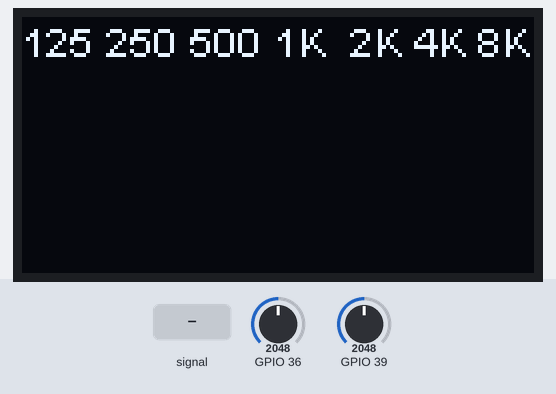
Simulated run of this sketch. Board: ESP32. On the bench: 128×64 one-colour display. The test bench sets the inputs (shaded band); at power-on: GPIO 36 = 2048, GPIO 39 = 2048. What the sketch prints to the serial monitor is not drawn.

Above: at 1.2 s.
1.3 s: GPIO 36 fed a 2 Hz sine of ±1228 counts around its level
At 2.28 s:
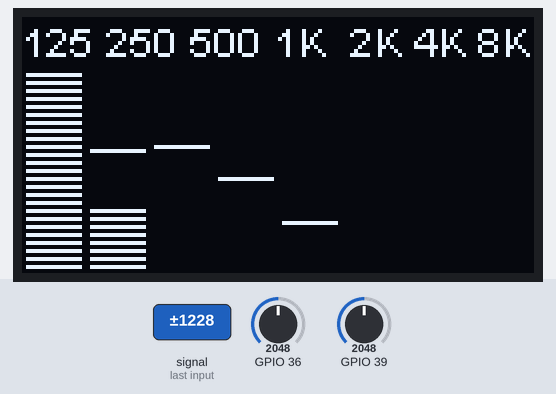
3.5 s: GPIO 36 set to 1460
At 5.0 s:
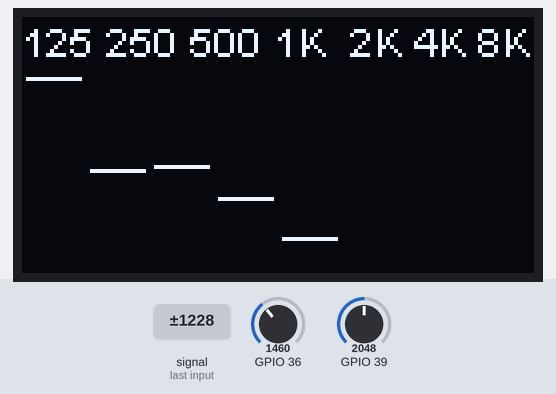
5.7 s: GPIO 39 set to 2866
At 6.9 s:
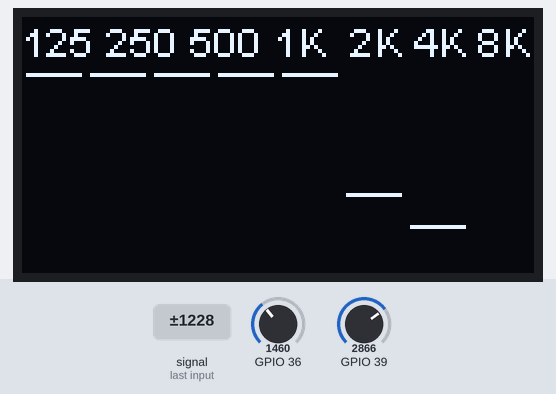
7.9 s: GPIO 39 fed a 200 Hz sine of ±327 counts around its level
At 8.9 s:
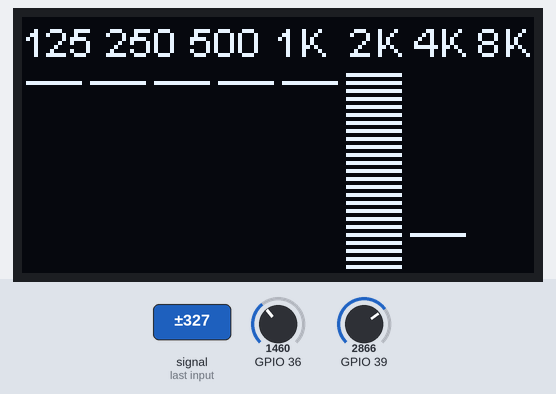
10.0 s: GPIO 36 set to 1540
At 12.0 s:
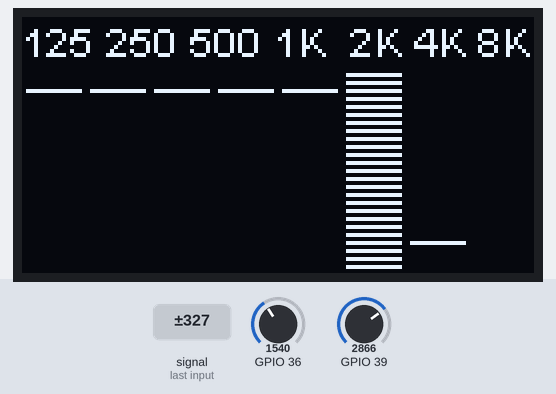
12.1 s: GPIO 36 fed a 200 Hz sine of ±327 counts around its level
At 12.57 s:
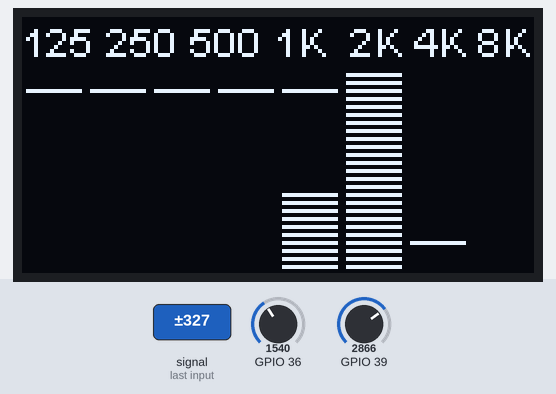
Timing chart, 0 to 15.1 s (numbered marks = the images above; inputs shaded):
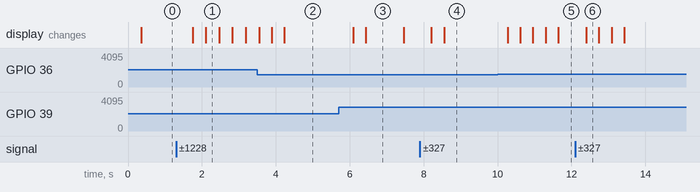

Measured:
- after the input at 1.3 s, the display: first changes after 0.46 s (image 1 shows a later state)
- after the input at 5.7 s, the display: first changes after 0.40 s (image 3 shows a later state)
- what the display in image 3 shows lasts 1.1 s, from 6.4 s to 7.5 s

The sketch:

ESP32_Stereo_Spectrum_Display_01.ino
```cpp
// (licence header left out)
#include <Wire.h>
#include "arduinoFFT.h" // Standard Arduino FFT library https://github.com/kosme/arduinoFFT
arduinoFFT FFT = arduinoFFT();
/////////////////////////////////////////////////////////////////////////
// Comment out the display your NOT using e.g. if you have a 1.3" display comment out the SSD1306 library and object
#include "SH1106.h"     // https://github.com/squix78/esp8266-oled-ssd1306
SH1106 display(0x3c, 17,16); // 1.3" OLED display object definition (address, SDA, SCL) Connect OLED SDA , SCL pins to ESP SDA, SCL pins

//#include "SSD1306.h"  // https://github.com/squix78/esp8266-oled-ssd1306
//SSD1306 display(0x3c, 16,17);  // 0.96" OLED display object definition (address, SDA, SCL) Connect OLED SDA , SCL pins to ESP SDA, SCL pins
/////////////////////////////////////////////////////////////////////////
//#include "font.h" // The font.h file must be in the same folder as this sketch
/////////////////////////////////////////////////////////////////////////
#define SAMPLES 1024             // Must be a power of 2
#define SAMPLING_FREQUENCY 40000 // Hz, must be 40000 or less due to ADC conversion time. Determines maximum frequency that can be analysed by the FFT Fmax=sampleF/2.
#define amplitude 150            // Depending on your audio source level, you may need to increase this value
#define Left  true
#define Right false

unsigned int sampling_period_us;
unsigned long microseconds;
byte Lpeak[] = {0,0,0,0,0,0,0,0};
byte Rpeak[] = {0,0,0,0,0,0,0,0};

double LvReal[SAMPLES];
double LvImag[SAMPLES];

double RvReal[SAMPLES];
double RvImag[SAMPLES];

unsigned long newTime, oldTime;

/////////////////////////////////////////////////////////////////////////
void setup() {
  Serial.begin(115200);
  Wire.begin(17,16); // SDA, SCL
  display.init();
//  display.setFont(Dialog_plain_8);
  //display.setFont(ArialMT_Plain_10);
  display.flipScreenVertically(); // Adjust to suit or remove
  sampling_period_us = round(1000000 * (1.0 / SAMPLING_FREQUENCY));
}

void loop() {
  display.clear();
  display.drawString(0,0,"125 250 500 1K  2K 4K 8K 16K");
  for (int i = 0; i < SAMPLES; i++) {
    newTime = micros();
    //VP input = Left, VN = Right
    LvReal[i] = analogRead(36); // Using Arduino ADC nomenclature. A conversion takes about 1uS on an ESP32
    LvImag[i] = 0;
    RvReal[i] = analogRead(39); // Using Arduino ADC nomenclature. A conversion takes about 1uS on an ESP32
    RvImag[i] = 0;
    while ((micros() - newTime) < sampling_period_us) { /* do nothing to wait */ }
  }
  FFT.Windowing(LvReal, SAMPLES, FFT_WIN_TYP_HAMMING, FFT_FORWARD);
  FFT.Compute(LvReal, LvImag, SAMPLES, FFT_FORWARD);
  FFT.ComplexToMagnitude(LvReal, LvImag, SAMPLES);

  FFT.Windowing(RvReal, SAMPLES, FFT_WIN_TYP_HAMMING, FFT_FORWARD);
  FFT.Compute(RvReal, RvImag, SAMPLES, FFT_FORWARD);
  FFT.ComplexToMagnitude(RvReal, RvImag, SAMPLES);

  for (int i = 2; i < (SAMPLES/2); i++){ // Don't use sample 0 and only the first SAMPLES/2 are usable.
    // Each array element represents a frequency and its value, is the amplitude. Note the frequencies are not discrete.
    if (LvReal[i] > 1500 || RvReal[i] > 1500) { // Add a crude noise filter, 10 x amplitude or more
      if (i<=2 ) {
        displayBand(Left,0,(int)LvReal[i]);  // 125Hz
        displayBand(Right,0,(int)RvReal[i]); // 125Hz
      }
      if (i >2   && i<=4 ) {
        displayBand(Left,1,(int)LvReal[i]);  // 250Hz
        displayBand(Right,1,(int)RvReal[i]); // 250Hz
      }
      if (i >4   && i<=7 ) {
        displayBand(Left,2,(int)LvReal[i]);  // 500Hz
        displayBand(Right,2,(int)RvReal[i]); // 500Hz
      }
      if (i >7   && i<=15 ) {
        displayBand(Left,3,(int)LvReal[i]);  // 1000Hz
        displayBand(Right,3,(int)RvReal[i]); // 1000Hz
      }
      if (i >15  && i<=40 ) {
        displayBand(Left,4,(int)LvReal[i]);  // 2000Hz
        displayBand(Right,4,(int)RvReal[i]); // 2000Hz
      }
      if (i >40  && i<=70 ) {
        displayBand(Left,5,(int)LvReal[i]);  // 4000Hz
        displayBand(Right,5,(int)RvReal[i]); // 4000Hz
      }
      if (i >70  && i<=288 ) {
        displayBand(Left,6,(int)LvReal[i]);  // 8000Hz
        displayBand(Right,6,(int)RvReal[i]); // 8000Hz
      }
      if (i >288           ) {
        displayBand(Left,7,(int)LvReal[i]);  // 16000Hz
        displayBand(Right,7,(int)RvReal[i]); // 16000Hz
      }
      //Serial.println(i);
    }
    for (byte band = 0; band <= 7; band++) display.drawHorizontalLine(1+16*band,64-Lpeak[band],14); // Only the Left change for peaks
  }
  if (millis()%4 == 0) {
    for (byte band = 0; band <= 7; band++) {
      if (Lpeak[band] > 0 || Rpeak[band] > 0) {
        Lpeak[band] -= 1; // Decay the peaks
        Rpeak[band] -= 1; // Decay the peaks
      }
    }
  }
  display.display();
}

void displayBand(bool channel, int band, int dsize){
  int dmax = 50;
  // For now, display spectrum for Left then Right in quick succession
  dsize /= amplitude;
  if (dsize > dmax) dsize = dmax;
  for (int s = 0; s <= dsize; s=s+2){display.drawHorizontalLine(1+16*band,64-s, 14);}
  if (dsize >Lpeak[band]) {Lpeak[band] = dsize;}
  if (dsize >Rpeak[band]) {Rpeak[band] = dsize;}
  if (channel == Left)  Serial.println("Left LEDs");  // turn on left lights at column = band and heigth = dsize
  if (channel == Right) Serial.println("Right LEDs"); // turn on right lights at column = band and heigth = dsize
}
```
